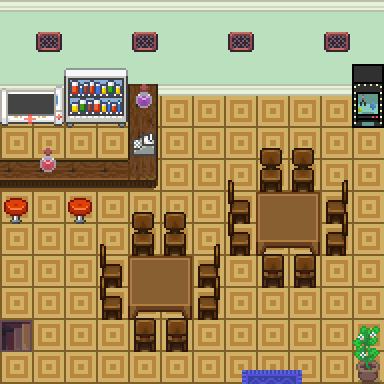

Tiled map render using the project's own tile images. Description and the map definition, with tile-layer contents summarised, below:
An orthogonal 12x12 tile map with 32x32 px tiles, 4 tile layers (Tile Layer 1, Tile Layer 5, Tile Layer 4, Above Player), 5 tilesets and 10 objects (7x collision, 3x event).

<map version="1.10" tiledversion="git" orientation="orthogonal" renderorder="right-down" compressionlevel="0" width="12" height="12" tilewidth="32" tileheight="32" infinite="0" nextlayerid="7" nextobjectid="16">
 <properties>
  <property name="edges" value="clamped" />
  <property name="inside" type="bool" value="true" />
  <property name="scenario" value="xero" />
  <property name="slug" value="cotton_cafe" />
  <property name="map_type" value="notype" />
 </properties>
 <tileset firstgid="1" source="../gfx/tilesets/core_indoor_floors.tsx" />
 <tileset firstgid="3865" source="../gfx/tilesets/core_indoor_walls.tsx" />
 <tileset firstgid="7729" source="../gfx/tilesets/core_set pieces.tsx" />
 <tileset firstgid="9279" source="../gfx/tilesets/core_outdoor.tsx" />
 <tileset firstgid="12054" source="../gfx/tilesets/core_indoor_stairs.tsx" />
 <layer id="1" name="Tile Layer 1" width="12" height="12">
  <data>[144 cells, 144 non-empty, 4 distinct tile ids]</data>
 </layer>
 <layer id="2" name="Tile Layer 5" width="12" height="12">
  <data>[144 cells, 49 non-empty, 29 distinct tile ids]</data>
 </layer>
 <layer id="3" name="Tile Layer 4" width="12" height="12">
  <data>[144 cells, 9 non-empty, 6 distinct tile ids]</data>
 </layer>
 <layer id="4" name="Above Player" width="12" height="12">
  <data>[144 cells, 17 non-empty, 5 distinct tile ids]</data>
 </layer>
 <objectgroup color="#ff0000" id="5" name="Collisions">
  <object id="1" type="collision" x="0" y="160" width="160" height="32" />
  <object id="2" type="collision" x="128" y="96" width="32" height="96" />
  <object id="3" type="collision" x="0" y="0" width="384" height="96" />
  <object id="5" type="collision" x="352" y="64" width="32" height="64" />
  <object id="9" type="collision" x="128" y="256" width="64" height="64" />
  <object id="10" type="collision" x="256" y="192" width="64" height="64" />
  <object id="11" type="collision" x="352" y="352" width="32" height="32" />
 </objectgroup>
 <objectgroup color="#ffff00" id="6" name="Events">
  <object id="12" name="Play Music" type="event" x="0" y="0" width="32" height="32">
   <properties>
    <property name="act10" value="play_music music_cathedral_theme" />
    <property name="cond10" value="not music_playing music_cathedral_theme" />
   </properties>
  </object>
  <object id="13" name="Teleport to Cotton Town" type="event" x="256" y="352" width="32" height="32">
   <properties>
    <property name="act10" value="transition_teleport player,cotton_town.tmx,10,17,0.3" />
    <property name="act20" value="char_face player,down" />
    <property name="cond10" value="is char_at player" />
    <property name="cond20" value="is char_facing player,down" />
   </properties>
  </object>
  <object id="15" name="Go Basement" type="event" x="0" y="320" width="32" height="32">
   <properties>
    <property name="act10" value="transition_teleport player,cotton_cafe_basement.tmx,1,10,0.3" />
    <property name="act20" value="char_face player,right" />
    <property name="cond10" value="is char_at player" />
    <property name="cond20" value="is char_facing player,left" />
   </properties>
  </object>
 </objectgroup>
</map>
